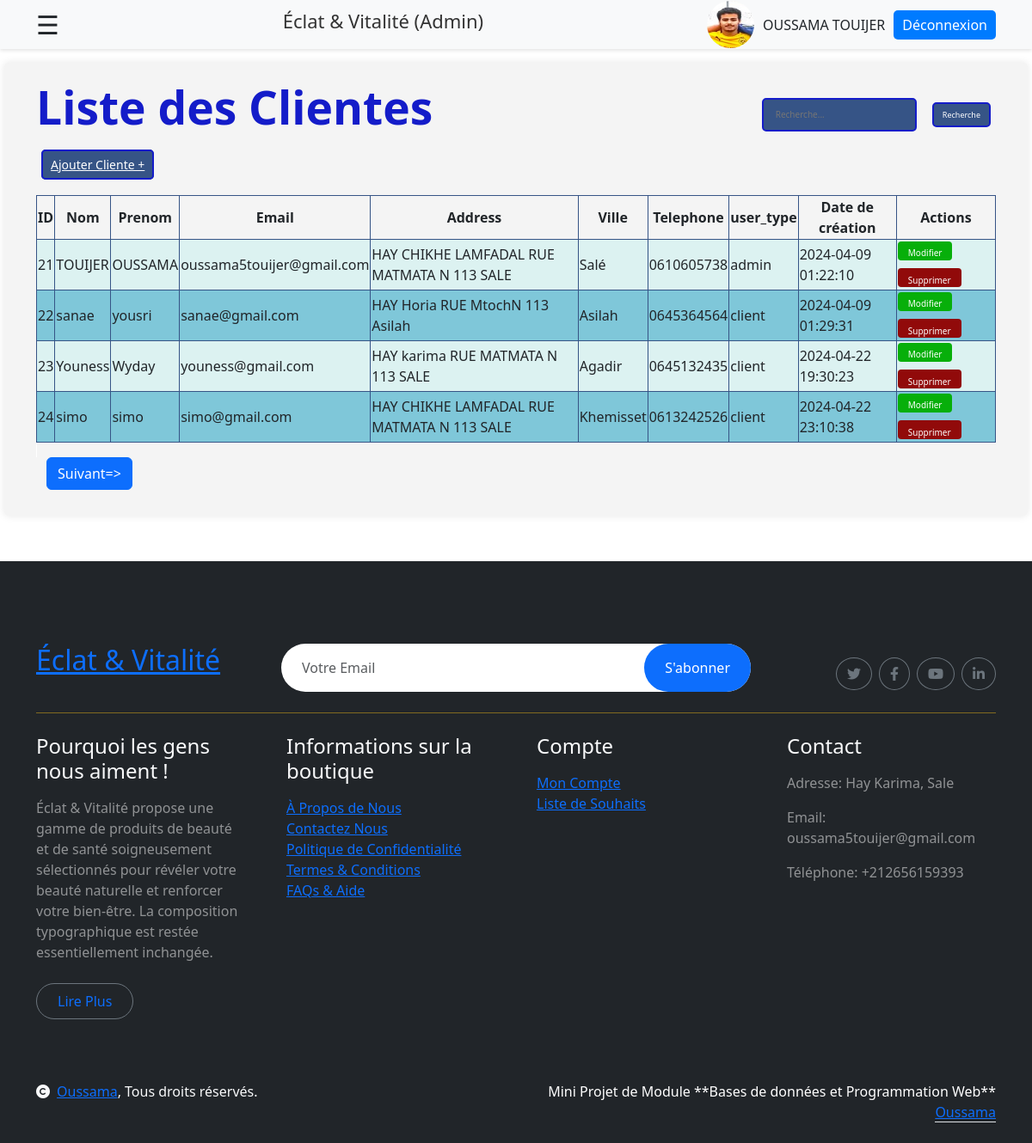
The page /admin/users/listeCustomers.php (signed in) on the database as committed earlier.
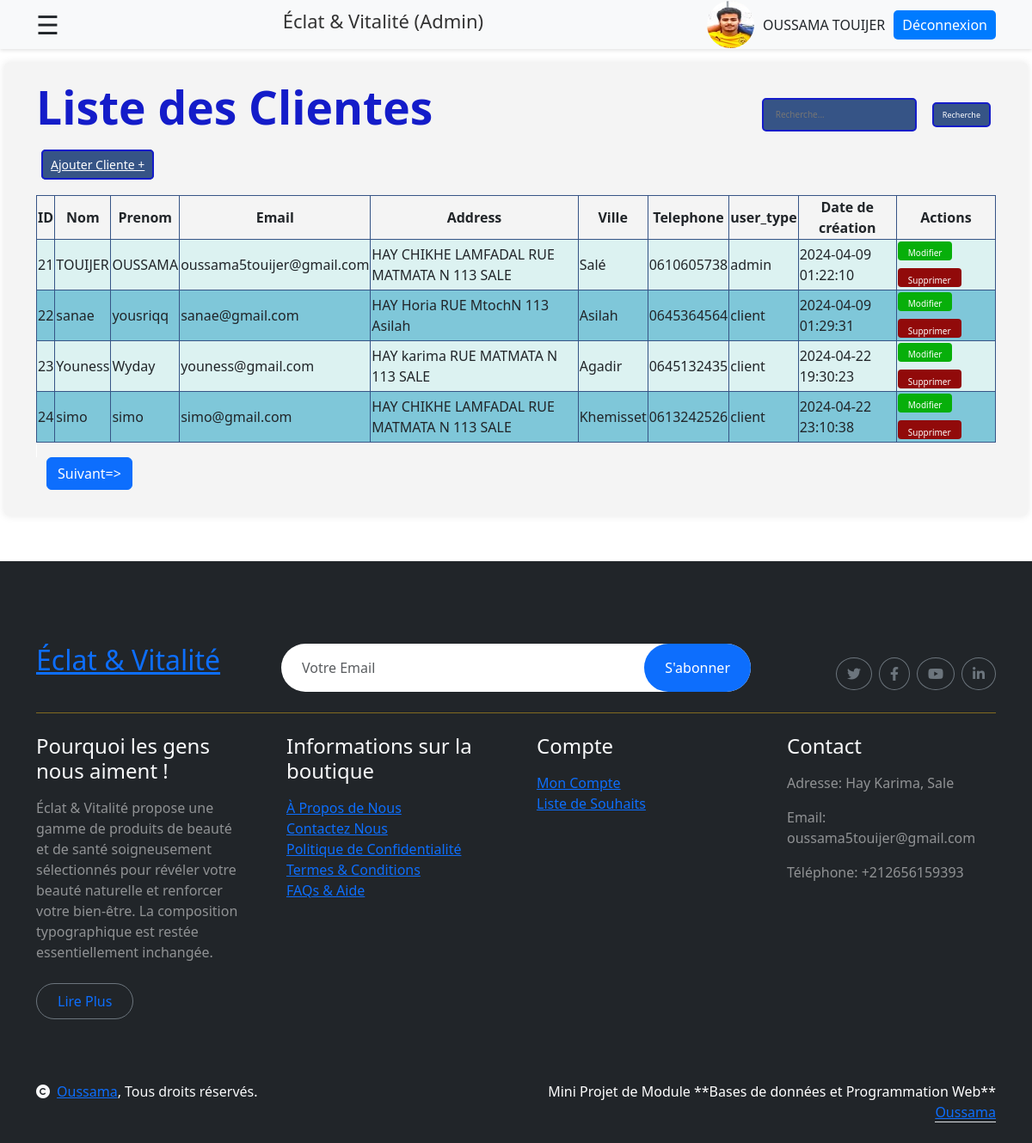
The same page on the database as committed later.
### tables this page shows
CREATE TABLE IF NOT EXISTS `users` (
  `id` bigint NOT NULL AUTO_INCREMENT,
  `nom` varchar(100) DEFAULT NULL,
  `prenom` varchar(100) DEFAULT NULL,
  `email` varchar(255) DEFAULT NULL,
  `password` varchar(255) DEFAULT NULL,
  `user_type` enum('client','admin') DEFAULT NULL,
  `telephone` varchar(20) DEFAULT NULL,
  `address` varchar(255) DEFAULT NULL,
  `ville` varchar(100) DEFAULT NULL,
  `date_creation` timestamp NULL DEFAULT CURRENT_TIMESTAMP,
  `date_modification` timestamp NULL DEFAULT CURRENT_TIMESTAMP ON UPDATE CURRENT_TIMESTAMP,
  `etat` tinyint(1) DEFAULT '0',
  PRIMARY KEY (`id`)
);

### include/functionsCustomers.php (called while the page is built, shortened)
<?php
function connectToDatabase() {
    $servername = "localhost";
    $username = "root";
    $password = "";
    $DBname = "eclat_vitalite";
    try {
        $conn = new PDO("mysql:host=$servername;dbname=$DBname", $username, $password);
        $conn->setAttribute(PDO::ATTR_ERRMODE, PDO::ERRMODE_EXCEPTION);
        return $conn;
    } catch(PDOException $e) {
        echo "Échec de la connexion : " . $e->getMessage();
        exit();
    }
}
function getAllCustomers() {
    $conn = connectToDatabase();
    $requete = "SELECT * FROM users";
    try {
        $resultat = $conn->query($requete);
        $users = $resultat->fetchAll();
        return $users;
    } catch(PDOException $e) {
        echo "Erreur lors de l'exécution de la requête : " . $e->getMessage();
        $conn = null;
        exit();
    }
}
?>

### admin/users/listeCustomers.php (the view, shortened to what this page needs)
<?php
include '../../include/functionsCustomers.php';
if(!empty($_POST['sCus'])) {
    $users = searchCustomers($_POST['sCus']);
} else {
    $users = getAllCustomers();
}
$page = isset($_GET['page']) ? $_GET['page'] : 1;
$usersPerPage = 4;
$totalUsers = count($users);
$totalPages = ceil($totalUsers / $usersPerPage);
$startIndex = ($page - 1) * $usersPerPage;
$usersToShow = array_slice($users, $startIndex, $usersPerPage);
?>
<!DOCTYPE html>
<html lang="en">
<head>
    <link rel="stylesheet" href="stylesCustomers.css">
    <link href="https://cdn.jsdelivr.net/npm/bootstrap@5.3.3/dist/css/bootstrap.min.css" rel="stylesheet" />
    <link href="https://getbootstrap.com/docs/5.3/assets/css/docs.css" rel="stylesheet" />
    <link rel="stylesheet" href="https://cdnjs.cloudflare.com/ajax/libs/font-awesome/6.0.0-beta3/css/all.min.css">
</head>
<body>
<header class="ous" >
    <div class="container d-flex justify-content-between align-items-center">
        <span style="font-size:30px;cursor:pointer" onclick="openDrawer()">&#9776;</span>
        <div class="logo-wrapper">
            <h6 style=" font-size: 22px; color: #333;">Éclat & Vitalité (Admin)</h6>
        </div>
        <div class="user-wrapper">
            <a href="../profile.php">
                <img src="../userImages/user.jpg" alt="user" class="user-image">
            </a>
            <span class="username"><?php echo htmlspecialchars($_SESSION['prenom'].' ' .$_SESSION['nom']); ?></span>
            <?php
            if(isset($_SESSION['email'])) {
                echo '<a class="logout-btn" href="../deconnexion.php">Déconnexion</a>';
            }
            ?>
        </div>
    </div>
</header>
    <div class="main-content">
        <main >
            <div class="container">
                <?php
                if(isset($_SESSION['email'])) {
                echo "<div class='title-and-button'>";
                echo "<h2 class='title' >Liste des Clientes</h1>";
                print'<form method="post" action="" >
                    <input type="number" for="b1" name="sCus" placeholder="Recherche..." class="iptR">
                    <button type="submit" id="b1" class="buR" >
                        Recherche
                    </button>
                </form>';
                echo "</div>";?>
            </div>
            <?php echo '<div class="container"><a href="ajout.php" class="btnAjout" data-bs-toggle="modal" data-bs-target="#ajoutModal"> Ajouter Cliente + </a></div><br>';?>
            <div class="container">
                <?php
                if (empty($usersToShow)) {
                    echo "<p>Aucun Clientes trouvé.</p>";
                } else {
                    echo "<div class='alert alert-danger'>Échec de la mise à jour du Clientes. Veuillez réessayer !!!</div>";?>
                <?php
                echo ' <div class="siw"> <table class="tablee" style="margin-left: auto; margin-right: auto;">
                    <thead>
                <tr>
                    <th>ID</th>
                    <th>Nom</th>
                    <th>Prenom</th>
                    <th>Email</th>
                    <th>Address</th>
                    <th>Ville</th>
                    <th>Telephone</th>
                    <th>user_type</th>
                    <th>Date de création</th>
                    <th>Actions</th>
                </tr>
                    </thead>
                    <tbody>';
                foreach ($usersToShow as $users) {
                    echo "<tr>
                                      <td>{$users['id']}</td>
                                      <td>{$users['nom']}</td>
                                      <td>{$users['prenom']}</td>
                                      <td>{$users['email']}</td>
                                      <td>{$users['address']}</td>
                                      <td>{$users['ville']}</td>
                                      <td>{$users['telephone']}</td>
                                      <td>{$users['user_type']}</td>
                                      <td>{$users['date_creation']}</td>
                                      <td>
                                           <a href='modifer.php' data-bs-toggle='modal' data-bs-target='#modifierModal{$users['id']}' ><button class='edit-button'>Modifier</button></a>
                                           <a href='supprimer.php?id={$users['id']}'><button class='delete-button'>Supprimer</button></a>
                                      </td>
                         </tr>";
                        }
                    echo '</tbody>';
                    echo '</table>';?>
            </div>
        <?php
                    echo '<div class="container pagination-buttons" style="margin-left: auto; margin-right: auto;">';
                    if ($page < $totalPages) {
                        echo '<a href="?page='.($page+1).'" class="btn btn-primary">Suivant=></a>';
                    }
                    echo '</div>';
                }
                } else {
                    echo "<p>Session data not found.</p>";
                }
               ?>
        </main>
    </div>
<?php include '../../include/footer.php'?>
</body>
</html>

### include/footer.php
<div class="container-fluid bg-dark text-white-50 footer pt-5 mt-5">
    <div class="container py-5">
        <div class="pb-4 mb-4" style="border-bottom: 1px solid rgba(226, 175, 24, 0.5) ;">
            <div class="row g-4">
                <div class="col-lg-3">
                    <a href="#">
                        <h2 class="text-primary mb-0">Éclat & Vitalité</h2>
                    </a>
                </div>
                <div class="col-lg-6">
                    <div class="position-relative mx-auto">
                        <input class="form-control border-0 w-100 py-3 px-4 rounded-pill" type="text" placeholder="Votre Email">
                        <button type="submit" class="btn btn-primary border-0 border-secondary py-3 px-4 position-absolute rounded-pill text-white" style="top: 0; right: 0;">S'abonner</button>
                    </div>
                </div>
                <div class="col-lg-3">
                    <div class="d-flex justify-content-end pt-3">
                        <a class="btn  btn-outline-secondary me-2 btn-md-square rounded-circle" href=""><i class="fab fa-twitter"></i></a>
                        <a class="btn btn-outline-secondary me-2 btn-md-square rounded-circle" href=""><i class="fab fa-facebook-f"></i></a>
                        <a class="btn btn-outline-secondary me-2 btn-md-square rounded-circle" href=""><i class="fab fa-youtube"></i></a>
                        <a class="btn btn-outline-secondary btn-md-square rounded-circle" href=""><i class="fab fa-linkedin-in"></i></a>
                    </div>
                </div>
            </div>
        </div>
        <div class="row g-5">
            <div class="col-lg-3 col-md-6">
                <div class="footer-item">
                    <h4 class="text-light mb-3">Pourquoi les gens nous aiment !</h4>
                    <p class="mb-4">Éclat & Vitalité propose une gamme de produits de beauté et de santé soigneusement sélectionnés pour révéler votre beauté naturelle
                        et renforcer votre bien-être. La composition typographique est restée essentiellement inchangée.</p>
                    <a href="" class="btn border-secondary py-2 px-4 rounded-pill text-primary">Lire Plus</a>
                </div>
            </div>
            <div class="col-lg-3 col-md-6">
                <div class="d-flex flex-column text-start footer-item">
                    <h4 class="text-light mb-3">Informations sur la boutique</h4>
                    <a class="btn-link" href="">À Propos de Nous</a>
                    <a class="btn-link" href="">Contactez Nous</a>
                    <a class="btn-link" href="">Politique de Confidentialité</a>
                    <a class="btn-link" href="">Termes & Conditions</a>
                    <a class="btn-link" href="">FAQs & Aide</a>
                </div>
            </div>
            <div class="col-lg-3 col-md-6">
                <div class="d-flex flex-column text-start footer-item">
                    <h4 class="text-light mb-3">Compte</h4>
                    <a class="btn-link" href="">Mon Compte</a>
                    <a class="btn-link" href="">Liste de Souhaits</a>
                </div>
            </div>
            <div class="col-lg-3 col-md-6">
                <div class="footer-item">
                    <h4 class="text-light mb-3">Contact</h4>
                    <p>Adresse: Hay Karima, Sale</p>
                    <p>Email: oussama5touijer@gmail.com</p>
                    <p>Téléphone: +212656159393</p>
                </div>
            </div>
        </div>
    </div>
</div>
<div class="container-fluid copyright bg-dark py-4">
    <div class="container">
        <div class="row">
            <div class="col-md-6 text-center text-md-start mb-3 mb-md-0">
                <span class="text-light"><a href="#"><i class="fas fa-copyright text-light me-2"></i>Oussama</a>, Tous droits réservés.</span>
            </div>
            <div class="col-md-6 my-auto text-center text-md-end text-white">
                Mini Projet de Module **Bases de données et Programmation Web** <a class="border-bottom" href="#"> Oussama</a>
            </div>
        </div>
    </div>
</div>

Rows that differ between the two databases and show on the page:
changed users "sanae": prenom "yousri" → "yousriqq"
